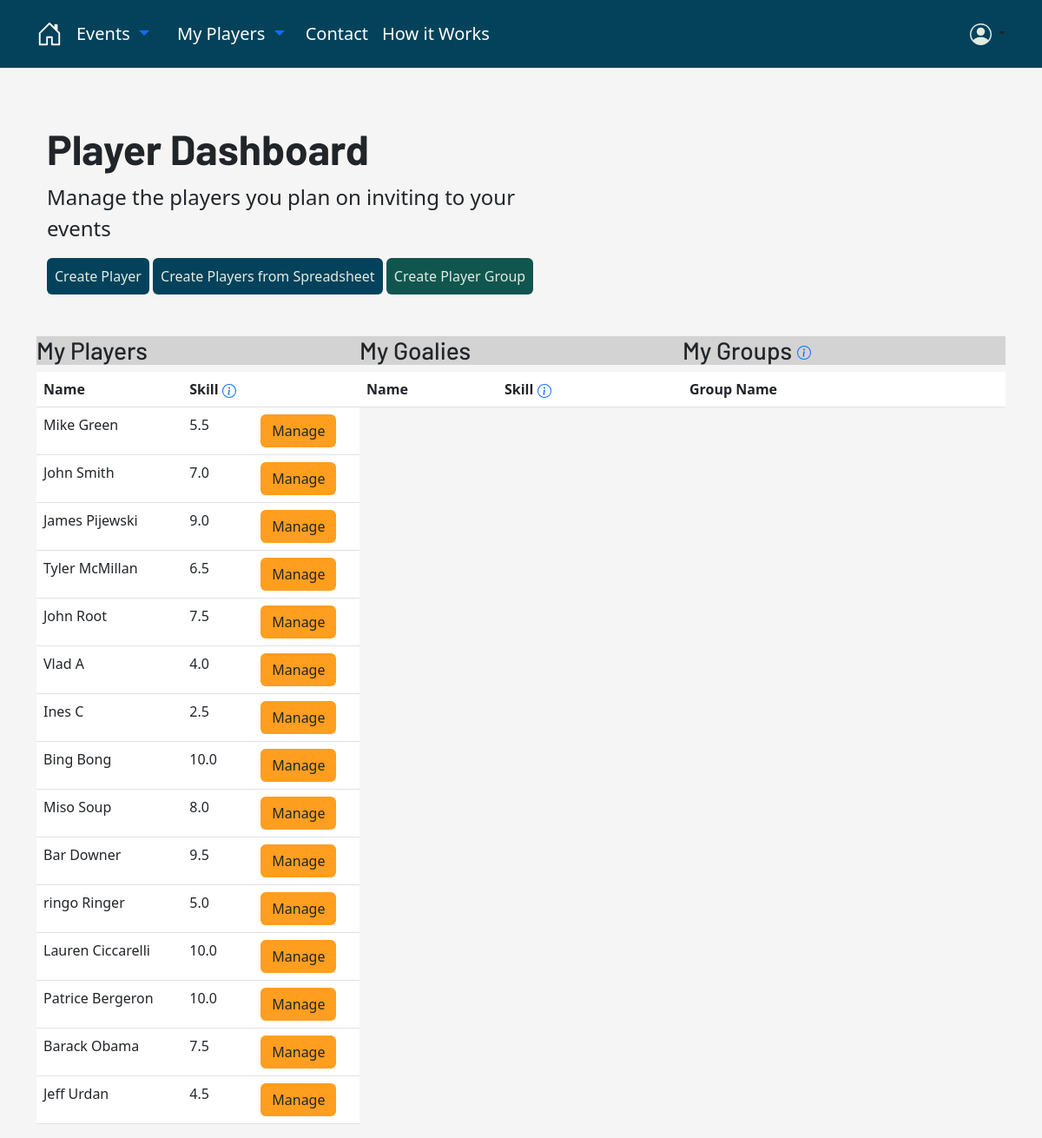
The app's page /organize/my-players/ (signed in) with its own data.
### OrgDash/models.py (models this page shows, shortened)
class Player(models.Model):
    first_name = models.CharField(max_length=150, default= None)
    last_name = models.CharField(max_length=150, default= None)
    email = models.EmailField(max_length=150, default= None)
    skill = models.DecimalField(max_digits=4, decimal_places=1)
    created_by = models.ForeignKey(User, on_delete= models.CASCADE, default= 1)
    goalie = models.BooleanField(default= False, null= True)
    class Meta():
        unique_together= ("created_by", "email")

### OrgDash/views.py (the view)
# urls.py: path('my-players/', views.PlayerDash, name='player_dash'),
def PlayerDash(request):
    my_players = Player.objects.filter(created_by=request.user)
    my_groups = PlayerGroup.objects.filter(created_by=request.user)
    my_goalies = [player for player in my_players if player.goalie == True]
    return  render(request, 'OrgDash/Players/player_dash.html', {'my_groups': my_groups, 'my_players':my_players, 'my_goalies':my_goalies})

### OrgDash/templates/OrgDash/Players/player_dash.html (shortened to what this page needs)
{% extends 'base.html' %}
{% block body_block %}
<div class="container">
  <div class=" col-md-10 d-flex justify-content-between">
    <div class="container-fluid py-5">
      <h1 class="display-5 fw-bold">Player Dashboard</h1>
      <p class="col-md-8 fs-4">Manage the players you plan on inviting to your events</p>
      <a type="button" class="btn btn-blue p-2" href="{% url 'OrgDash:create_player' %}">Create Player</a>
      <a type="button" class="btn btn-blue p-2" href="{% url 'OrgDash:upload_sheet' %}">Create Players from Spreadsheet</a>
      <a type="button" class="btn btn-green p-2" href="{% url 'OrgDash:create_player_group' %}">Create Player Group</a>
    </div>
  </div>
  <div class="d-flex justify-content-between">
    <div class="col-md-4 ">
      <div class="table-header">
        <h3>My Players</h3>
      </div>
      <table class="table table-hover table">
          <thead>
            <tr>
              <th scope="col">Name</th>
              <th scope="col">Skill <a href="" data-bs-toggle="tooltip" data-bs-placement="right" data-bs-title="Player skill is used to make even teams. Rate your players on a scale from 1-10 as accurately as possible."></a>
                </th>
              <th scope="col"></th>
            </tr>
          </thead>
          <tbody>
            {% for player in my_players %}
            <tr>
              <td>{{player.first_name}} {{player.last_name}}</td>
              <td>{{player.skill}}</td>
              <td><a type="button" class="btn btn-gold" href="{% url 'OrgDash:update_player' player.pk %}">Manage</a></td>
              {% endfor %}
            </tr>
          </tbody>
        </table>
    </div>
    <div class="col-md-4 justify-content-right">
      <div class="table-header">
        <h3>My Goalies</h3>
      </div>
      <table class="table table-hover table">
          <thead>
            <tr>
              <th scope="col">Name</th>
              <th scope="col">Skill <a href="" data-bs-toggle="tooltip" data-bs-placement="right" data-bs-title="Player skill is used to make even teams. Rate your players on a scale from 1-10 as accurately as possible."></a>
                </th>
              <th scope="col"></th>
            </tr>
          </thead>
        </table>
    </div>
    <div class="col-md-4 justify-content-right">
      <div class="table-header">
        <h3>My Groups <a href="" data-bs-toggle="tooltip" data-bs-placement="right" data-bs-title="If you usually invite the same group of players to your events, invite them all at once with a group. Groups are required for recurring events"></a></h3>
      </div>
      <table class="table table-hover table">
          <thead>
            <tr>
              <th scope="col">Group Name</th>
              <th scope="col"></th>
            </tr>
          </thead>
        </table>
    </div>
  </div>
</div>
{% endblock %}

### pickuphockey/static/pickuphockey.css (style rules this page uses)
body { background-color: whitesmoke; }
h1, h2, h3, h4, h5 { font-family: 'Barlow', sans-serif; }
.btn-green { background-color: #10564f; -webkit-text-fill-color: #e1ece3; }
.btn-blue { background-color: #04425B; -webkit-text-fill-color: #e1ece3; }
.btn-gold { background-color: #FF9E1F; }
.table-header { background-color: lightgrey; }

### records on screen
Player: first_name "Mike", last_name "Green", skill "5.5"
Player: first_name "John", last_name "Smith", skill "7.0"
Player: first_name "James", last_name "Pijewski", skill "9.0"
Player: first_name "Tyler", last_name "McMillan", skill "6.5"
Player: first_name "John", last_name "Root", skill "7.5"
Player: first_name "Vlad", last_name "A", skill "4.0"
Player: first_name "Ines", last_name "C", skill "2.5"
Player: first_name "Bing", last_name "Bong", skill "10.0"
Player: first_name "Miso", last_name "Soup", skill "8.0"
Player: first_name "Bar", last_name "Downer", skill "9.5"
Player: first_name "ringo", last_name "Ringer", skill "5.0"
Player: first_name "Lauren", last_name "Ciccarelli", skill "10.0"
Player: first_name "Patrice", last_name "Bergeron", skill "10.0"
Player: first_name "Barack", last_name "Obama", skill "7.5"
Player: first_name "Jeff", last_name "Urdan", skill "4.5"
